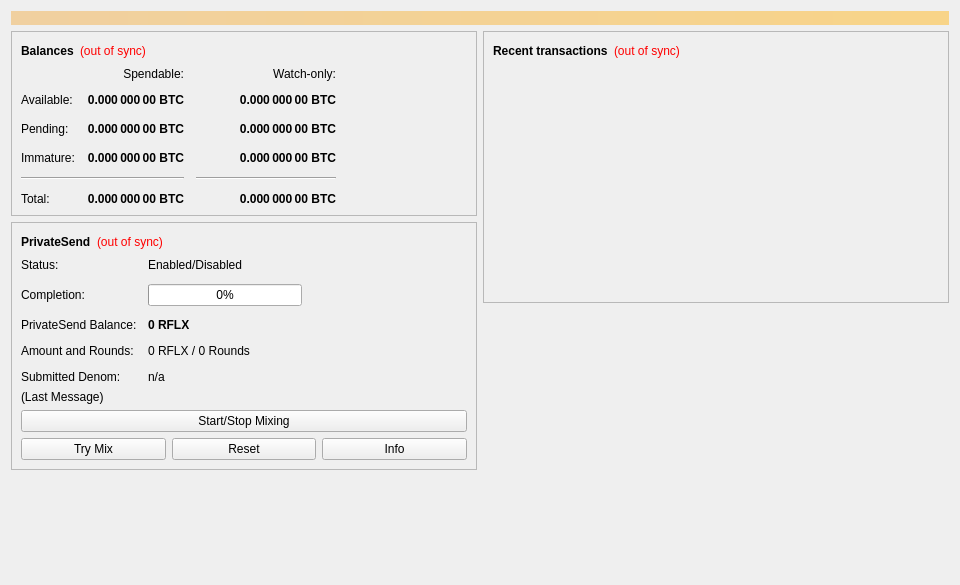
<?xml version="1.0" encoding="UTF-8"?>
<ui version="4.0">
 <class>OverviewPage</class>
 <widget class="QWidget" name="OverviewPage">
  <property name="geometry">
   <rect>
    <x>0</x>
    <y>0</y>
    <width>960</width>
    <height>585</height>
   </rect>
  </property>
  <property name="minimumSize">
   <size>
    <width>960</width>
    <height>0</height>
   </size>
  </property>
  <property name="windowTitle">
   <string>Form</string>
  </property>
  <layout class="QVBoxLayout" name="topLayout">
   <item>
    <widget class="QLabel" name="labelAlerts">
     <property name="visible">
      <bool>false</bool>
     </property>
     <property name="styleSheet">
      <string notr="true">QLabel { background-color: qlineargradient(x1: 0, y1: 0, x2: 1, y2: 0, stop:0 #F0D0A0, stop:1 #F8D488); color:#000000; }</string>
     </property>
     <property name="wordWrap">
      <bool>true</bool>
     </property>
     <property name="margin">
      <number>3</number>
     </property>
     <property name="textInteractionFlags">
      <set>Qt::TextSelectableByMouse</set>
     </property>
    </widget>
   </item>
   <item>
    <layout class="QHBoxLayout" name="horizontalLayout" stretch="1,1">
     <item>
      <layout class="QVBoxLayout" name="verticalLayout_2">
       <item>
        <widget class="QFrame" name="frame">
         <property name="frameShape">
          <enum>QFrame::StyledPanel</enum>
         </property>
         <property name="frameShadow">
          <enum>QFrame::Raised</enum>
         </property>
         <layout class="QVBoxLayout" name="verticalLayout_4">
          <item>
           <layout class="QHBoxLayout" name="horizontalLayout_4">
            <item>
             <widget class="QLabel" name="label_5">
              <property name="font">
               <font>
                <weight>75</weight>
                <bold>true</bold>
               </font>
              </property>
              <property name="text">
               <string>Balances</string>
              </property>
             </widget>
            </item>
            <item>
             <widget class="QLabel" name="labelWalletStatus">
              <property name="toolTip">
               <string>The displayed information may be out of date. Your wallet automatically synchronizes with the Dash network after a connection is established, but this process has not completed yet.</string>
              </property>
              <property name="styleSheet">
               <string notr="true">QLabel { color: red; }</string>
              </property>
              <property name="text">
               <string notr="true">(out of sync)</string>
              </property>
              <property name="alignment">
               <set>Qt::AlignLeading|Qt::AlignLeft|Qt::AlignVCenter</set>
              </property>
             </widget>
            </item>
            <item>
             <spacer name="horizontalSpacer_3">
              <property name="orientation">
               <enum>Qt::Horizontal</enum>
              </property>
              <property name="sizeHint" stdset="0">
               <size>
                <width>40</width>
                <height>20</height>
               </size>
              </property>
             </spacer>
            </item>
           </layout>
          </item>
          <item>
           <layout class="QGridLayout" name="gridLayout">
            <property name="spacing">
             <number>12</number>
            </property>
            <item row="2" column="2">
             <widget class="QLabel" name="labelWatchPending">
              <property name="font">
               <font>
                <weight>75</weight>
                <bold>true</bold>
               </font>
              </property>
              <property name="cursor">
               <cursorShape>IBeamCursor</cursorShape>
              </property>
              <property name="toolTip">
               <string>Unconfirmed transactions to watch-only addresses</string>
              </property>
              <property name="text">
               <string notr="true">0.000 000 00 BTC</string>
              </property>
              <property name="alignment">
               <set>Qt::AlignRight|Qt::AlignTrailing|Qt::AlignVCenter</set>
              </property>
              <property name="textInteractionFlags">
               <set>Qt::LinksAccessibleByMouse|Qt::TextSelectableByKeyboard|Qt::TextSelectableByMouse</set>
              </property>
             </widget>
            </item>
            <item row="2" column="1">
             <widget class="QLabel" name="labelUnconfirmed">
              <property name="font">
               <font>
                <weight>75</weight>
                <bold>true</bold>
               </font>
              </property>
              <property name="cursor">
               <cursorShape>IBeamCursor</cursorShape>
              </property>
              <property name="toolTip">
               <string>Total of transactions that have yet to be confirmed, and do not yet count toward the spendable balance</string>
              </property>
              <property name="text">
               <string notr="true">0.000 000 00 BTC</string>
              </property>
              <property name="alignment">
               <set>Qt::AlignRight|Qt::AlignTrailing|Qt::AlignVCenter</set>
              </property>
              <property name="textInteractionFlags">
               <set>Qt::LinksAccessibleByMouse|Qt::TextSelectableByKeyboard|Qt::TextSelectableByMouse</set>
              </property>
             </widget>
            </item>
            <item row="3" column="2">
             <widget class="QLabel" name="labelWatchImmature">
              <property name="font">
               <font>
                <weight>75</weight>
                <bold>true</bold>
               </font>
              </property>
              <property name="cursor">
               <cursorShape>IBeamCursor</cursorShape>
              </property>
              <property name="toolTip">
               <string>Mined balance in watch-only addresses that has not yet matured</string>
              </property>
              <property name="text">
               <string notr="true">0.000 000 00 BTC</string>
              </property>
              <property name="alignment">
               <set>Qt::AlignRight|Qt::AlignTrailing|Qt::AlignVCenter</set>
              </property>
              <property name="textInteractionFlags">
               <set>Qt::LinksAccessibleByMouse|Qt::TextSelectableByKeyboard|Qt::TextSelectableByMouse</set>
              </property>
             </widget>
            </item>
            <item row="4" column="0" colspan="2">
             <widget class="Line" name="lineSpendableBalance">
              <property name="orientation">
               <enum>Qt::Horizontal</enum>
              </property>
             </widget>
            </item>
            <item row="4" column="2">
             <widget class="Line" name="lineWatchBalance">
              <property name="sizePolicy">
               <sizepolicy hsizetype="Preferred" vsizetype="Fixed">
                <horstretch>0</horstretch>
                <verstretch>0</verstretch>
               </sizepolicy>
              </property>
              <property name="minimumSize">
               <size>
                <width>140</width>
                <height>0</height>
               </size>
              </property>
              <property name="orientation">
               <enum>Qt::Horizontal</enum>
              </property>
             </widget>
            </item>
            <item row="5" column="0">
             <widget class="QLabel" name="labelTotalText">
              <property name="text">
               <string>Total:</string>
              </property>
             </widget>
            </item>
            <item row="3" column="1">
             <widget class="QLabel" name="labelImmature">
              <property name="font">
               <font>
                <weight>75</weight>
                <bold>true</bold>
               </font>
              </property>
              <property name="cursor">
               <cursorShape>IBeamCursor</cursorShape>
              </property>
              <property name="toolTip">
               <string>Mined balance that has not yet matured</string>
              </property>
              <property name="text">
               <string notr="true">0.000 000 00 BTC</string>
              </property>
              <property name="alignment">
               <set>Qt::AlignRight|Qt::AlignTrailing|Qt::AlignVCenter</set>
              </property>
              <property name="textInteractionFlags">
               <set>Qt::LinksAccessibleByMouse|Qt::TextSelectableByKeyboard|Qt::TextSelectableByMouse</set>
              </property>
             </widget>
            </item>
            <item row="2" column="3">
             <spacer name="horizontalSpacer_2">
              <property name="orientation">
               <enum>Qt::Horizontal</enum>
              </property>
              <property name="sizeHint" stdset="0">
               <size>
                <width>40</width>
                <height>20</height>
               </size>
              </property>
             </spacer>
            </item>
            <item row="3" column="0">
             <widget class="QLabel" name="labelImmatureText">
              <property name="text">
               <string>Immature:</string>
              </property>
             </widget>
            </item>
            <item row="5" column="1">
             <widget class="QLabel" name="labelTotal">
              <property name="font">
               <font>
                <weight>75</weight>
                <bold>true</bold>
               </font>
              </property>
              <property name="cursor">
               <cursorShape>IBeamCursor</cursorShape>
              </property>
              <property name="toolTip">
               <string>Your current total balance</string>
              </property>
              <property name="text">
               <string notr="true">0.000 000 00 BTC</string>
              </property>
              <property name="alignment">
               <set>Qt::AlignRight|Qt::AlignTrailing|Qt::AlignVCenter</set>
              </property>
              <property name="textInteractionFlags">
               <set>Qt::LinksAccessibleByMouse|Qt::TextSelectableByKeyboard|Qt::TextSelectableByMouse</set>
              </property>
             </widget>
            </item>
            <item row="5" column="2">
             <widget class="QLabel" name="labelWatchTotal">
              <property name="font">
               <font>
                <weight>75</weight>
                <bold>true</bold>
               </font>
              </property>
              <property name="cursor">
               <cursorShape>IBeamCursor</cursorShape>
              </property>
              <property name="toolTip">
               <string>Current total balance in watch-only addresses</string>
              </property>
              <property name="text">
               <string notr="true">0.000 000 00 BTC</string>
              </property>
              <property name="alignment">
               <set>Qt::AlignRight|Qt::AlignTrailing|Qt::AlignVCenter</set>
              </property>
              <property name="textInteractionFlags">
               <set>Qt::LinksAccessibleByMouse|Qt::TextSelectableByKeyboard|Qt::TextSelectableByMouse</set>
              </property>
             </widget>
            </item>
            <item row="0" column="2">
             <widget class="QLabel" name="labelWatchonly">
              <property name="text">
               <string>Watch-only:</string>
              </property>
              <property name="alignment">
               <set>Qt::AlignRight|Qt::AlignTrailing|Qt::AlignVCenter</set>
              </property>
             </widget>
            </item>
            <item row="1" column="0">
             <widget class="QLabel" name="labelBalanceText">
              <property name="text">
               <string>Available:</string>
              </property>
             </widget>
            </item>
            <item row="1" column="1">
             <widget class="QLabel" name="labelBalance">
              <property name="font">
               <font>
                <weight>75</weight>
                <bold>true</bold>
               </font>
              </property>
              <property name="cursor">
               <cursorShape>IBeamCursor</cursorShape>
              </property>
              <property name="toolTip">
               <string>Your current spendable balance</string>
              </property>
              <property name="text">
               <string notr="true">0.000 000 00 BTC</string>
              </property>
              <property name="alignment">
               <set>Qt::AlignRight|Qt::AlignTrailing|Qt::AlignVCenter</set>
              </property>
              <property name="textInteractionFlags">
               <set>Qt::LinksAccessibleByMouse|Qt::TextSelectableByKeyboard|Qt::TextSelectableByMouse</set>
              </property>
             </widget>
            </item>
            <item row="1" column="2">
             <widget class="QLabel" name="labelWatchAvailable">
              <property name="font">
               <font>
                <weight>75</weight>
                <bold>true</bold>
               </font>
              </property>
              <property name="cursor">
               <cursorShape>IBeamCursor</cursorShape>
              </property>
              <property name="toolTip">
               <string>Your current balance in watch-only addresses</string>
              </property>
              <property name="text">
               <string notr="true">0.000 000 00 BTC</string>
              </property>
              <property name="alignment">
               <set>Qt::AlignRight|Qt::AlignTrailing|Qt::AlignVCenter</set>
              </property>
              <property name="textInteractionFlags">
               <set>Qt::LinksAccessibleByMouse|Qt::TextSelectableByKeyboard|Qt::TextSelectableByMouse</set>
              </property>
             </widget>
            </item>
            <item row="2" column="0">
             <widget class="QLabel" name="labelPendingText">
              <property name="text">
               <string>Pending:</string>
              </property>
             </widget>
            </item>
            <item row="0" column="1">
             <widget class="QLabel" name="labelSpendable">
              <property name="text">
               <string>Spendable:</string>
              </property>
              <property name="alignment">
               <set>Qt::AlignRight|Qt::AlignTrailing|Qt::AlignVCenter</set>
              </property>
             </widget>
            </item>
           </layout>
          </item>
         </layout>
        </widget>
       </item>
       <item>
        <widget class="QFrame" name="framePrivateSend">
         <property name="layoutDirection">
          <enum>Qt::LeftToRight</enum>
         </property>
         <property name="frameShape">
          <enum>QFrame::StyledPanel</enum>
         </property>
         <property name="frameShadow">
          <enum>QFrame::Raised</enum>
         </property>
         <layout class="QVBoxLayout" name="VerticalLayout_PS1">
          <item>
           <layout class="QHBoxLayout" name="horizontalLayout_5">
            <item>
             <widget class="QLabel" name="labelPrivateSendHeader">
              <property name="font">
               <font>
                <weight>75</weight>
                <bold>true</bold>
               </font>
              </property>
              <property name="text">
               <string>PrivateSend</string>
              </property>
             </widget>
            </item>
            <item>
             <widget class="QLabel" name="labelPrivateSendSyncStatus">
              <property name="toolTip">
               <string>The displayed information may be out of date. Your wallet automatically synchronizes with the Dash network after a connection is established, but this process has not completed yet.</string>
              </property>
              <property name="styleSheet">
               <string notr="true">QLabel { color: red; }</string>
              </property>
              <property name="text">
               <string notr="true">(out of sync)</string>
              </property>
              <property name="alignment">
               <set>Qt::AlignLeading|Qt::AlignLeft|Qt::AlignVCenter</set>
              </property>
             </widget>
            </item>
            <item>
             <spacer name="horizontalSpacer_4">
              <property name="orientation">
               <enum>Qt::Horizontal</enum>
              </property>
              <property name="sizeHint" stdset="0">
               <size>
                <width>40</width>
                <height>20</height>
               </size>
              </property>
             </spacer>
            </item>
           </layout>
          </item>
          <item>
           <layout class="QFormLayout" name="privateSendFormLayout">
            <property name="fieldGrowthPolicy">
             <enum>QFormLayout::AllNonFixedFieldsGrow</enum>
            </property>
            <property name="horizontalSpacing">
             <number>11</number>
            </property>
            <property name="verticalSpacing">
             <number>12</number>
            </property>
            <item row="0" column="0">
             <widget class="QLabel" name="labelPrivateSendEnabledText">
              <property name="text">
               <string>Status:</string>
              </property>
             </widget>
            </item>
            <item row="0" column="1">
             <widget class="QLabel" name="labelPrivateSendEnabled">
              <property name="text">
               <string>Enabled/Disabled</string>
              </property>
             </widget>
            </item>
            <item row="1" column="0">
             <widget class="QLabel" name="labelCompletitionText">
              <property name="text">
               <string>Completion:</string>
              </property>
             </widget>
            </item>
            <item row="1" column="1">
             <widget class="QProgressBar" name="privateSendProgress">
              <property name="maximumSize">
               <size>
                <width>154</width>
                <height>16777215</height>
               </size>
              </property>
              <property name="value">
               <number>0</number>
              </property>
             </widget>
            </item>
            <item row="2" column="0">
             <widget class="QLabel" name="labelAnonymizedText">
              <property name="text">
               <string>PrivateSend Balance:</string>
              </property>
             </widget>
            </item>
            <item row="2" column="1">
             <widget class="QLabel" name="labelAnonymized">
              <property name="font">
               <font>
                <weight>75</weight>
                <bold>true</bold>
               </font>
              </property>
              <property name="text">
               <string notr="true">0 RFLX</string>
              </property>
             </widget>
            </item>
            <item row="3" column="0">
             <widget class="QLabel" name="labelAmountAndRoundsText">
              <property name="text">
               <string>Amount and Rounds:</string>
              </property>
             </widget>
            </item>
            <item row="3" column="1">
             <widget class="QLabel" name="labelAmountRounds">
              <property name="text">
               <string>0 RFLX / 0 Rounds</string>
              </property>
             </widget>
            </item>
            <item row="4" column="0">
             <widget class="QLabel" name="labelSubmittedDenomText">
              <property name="text">
               <string>Submitted Denom:</string>
              </property>
             </widget>
            </item>
            <item row="4" column="1">
             <widget class="QLabel" name="labelSubmittedDenom">
              <property name="toolTip">
               <string>The denominations you submitted to the Masternode.&lt;br&gt;To mix, other users must submit the exact same denominations.</string>
              </property>
              <property name="text">
               <string>n/a</string>
              </property>
             </widget>
            </item>
           </layout>
          </item>
          <item>
           <layout class="QVBoxLayout" name="VerticalLayout_PS">
            <item>
             <widget class="QLabel" name="labelPrivateSendLastMessage">
              <property name="text">
               <string>(Last Message)</string>
              </property>
              <property name="alignment">
               <set>Qt::AlignLeading|Qt::AlignLeft|Qt::AlignTop</set>
              </property>
              <property name="wordWrap">
               <bool>true</bool>
              </property>
             </widget>
            </item>
            <item>
             <widget class="QPushButton" name="togglePrivateSend">
              <property name="sizePolicy">
               <sizepolicy hsizetype="MinimumExpanding" vsizetype="Fixed">
                <horstretch>0</horstretch>
                <verstretch>0</verstretch>
               </sizepolicy>
              </property>
              <property name="text">
               <string>Start/Stop Mixing</string>
              </property>
             </widget>
            </item>
            <item>
             <layout class="QHBoxLayout" name="horizontalLayout_debugbuttons">
              <item>
               <widget class="QPushButton" name="privateSendAuto">
                <property name="sizePolicy">
                 <sizepolicy hsizetype="MinimumExpanding" vsizetype="Fixed">
                  <horstretch>0</horstretch>
                  <verstretch>0</verstretch>
                 </sizepolicy>
                </property>
                <property name="toolTip">
                 <string>Try to manually submit a PrivateSend request.</string>
                </property>
                <property name="text">
                 <string>Try Mix</string>
                </property>
               </widget>
              </item>
              <item>
               <widget class="QPushButton" name="privateSendReset">
                <property name="sizePolicy">
                 <sizepolicy hsizetype="MinimumExpanding" vsizetype="Fixed">
                  <horstretch>0</horstretch>
                  <verstretch>0</verstretch>
                 </sizepolicy>
                </property>
                <property name="toolTip">
                 <string>Reset the current status of PrivateSend (can interrupt PrivateSend if it's in the process of Mixing, which can cost you money!)</string>
                </property>
                <property name="autoFillBackground">
                 <bool>false</bool>
                </property>
                <property name="text">
                 <string>Reset</string>
                </property>
               </widget>
              </item>
              <item>
               <widget class="QPushButton" name="privateSendInfo">
                <property name="sizePolicy">
                 <sizepolicy hsizetype="MinimumExpanding" vsizetype="Fixed">
                  <horstretch>0</horstretch>
                  <verstretch>0</verstretch>
                 </sizepolicy>
                </property>
                <property name="toolTip">
                 <string>Information about PrivateSend and Mixing</string>
                </property>
                <property name="text">
                 <string>Info</string>
                </property>
               </widget>
              </item>
             </layout>
            </item>
           </layout>
          </item>
         </layout>
        </widget>
       </item>
       <item>
        <spacer name="verticalSpacer">
         <property name="orientation">
          <enum>Qt::Vertical</enum>
         </property>
         <property name="sizeHint" stdset="0">
          <size>
           <width>20</width>
           <height>40</height>
          </size>
         </property>
        </spacer>
       </item>
      </layout>
     </item>
     <item>
      <layout class="QVBoxLayout" name="verticalLayout_3">
       <item>
        <widget class="QFrame" name="frame_2">
         <property name="frameShape">
          <enum>QFrame::StyledPanel</enum>
         </property>
         <property name="frameShadow">
          <enum>QFrame::Raised</enum>
         </property>
         <layout class="QVBoxLayout" name="verticalLayout">
          <item>
           <layout class="QHBoxLayout" name="horizontalLayout_2">
            <item>
             <widget class="QLabel" name="label_4">
              <property name="font">
               <font>
                <weight>75</weight>
                <bold>true</bold>
               </font>
              </property>
              <property name="text">
               <string>Recent transactions</string>
              </property>
             </widget>
            </item>
            <item>
             <widget class="QLabel" name="labelTransactionsStatus">
              <property name="toolTip">
               <string>The displayed information may be out of date. Your wallet automatically synchronizes with the Dash network after a connection is established, but this process has not completed yet.</string>
              </property>
              <property name="styleSheet">
               <string notr="true">QLabel { color: red; }</string>
              </property>
              <property name="text">
               <string notr="true">(out of sync)</string>
              </property>
              <property name="alignment">
               <set>Qt::AlignLeading|Qt::AlignLeft|Qt::AlignVCenter</set>
              </property>
             </widget>
            </item>
            <item>
             <spacer name="horizontalSpacer">
              <property name="orientation">
               <enum>Qt::Horizontal</enum>
              </property>
              <property name="sizeHint" stdset="0">
               <size>
                <width>40</width>
                <height>20</height>
               </size>
              </property>
             </spacer>
            </item>
           </layout>
          </item>
          <item>
           <widget class="QListView" name="listTransactions">
            <property name="styleSheet">
             <string notr="true">QListView { background: transparent; }</string>
            </property>
            <property name="frameShape">
             <enum>QFrame::NoFrame</enum>
            </property>
            <property name="verticalScrollBarPolicy">
             <enum>Qt::ScrollBarAlwaysOff</enum>
            </property>
            <property name="horizontalScrollBarPolicy">
             <enum>Qt::ScrollBarAlwaysOff</enum>
            </property>
            <property name="selectionMode">
             <enum>QAbstractItemView::NoSelection</enum>
            </property>
           </widget>
          </item>
         </layout>
        </widget>
       </item>
       <item>
        <spacer name="verticalSpacer_2">
         <property name="orientation">
          <enum>Qt::Vertical</enum>
         </property>
         <property name="sizeHint" stdset="0">
          <size>
           <width>20</width>
           <height>40</height>
          </size>
         </property>
        </spacer>
       </item>
      </layout>
     </item>
    </layout>
   </item>
  </layout>
 </widget>
 <resources/>
 <connections/>
</ui>
